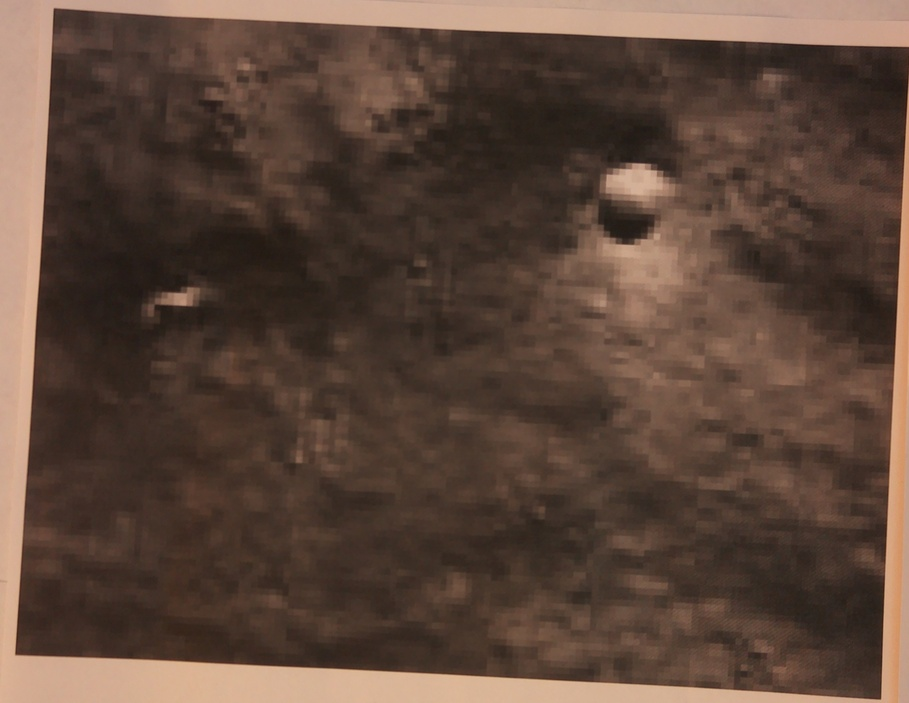
#> input picture src/image1.jpg, 909 x 703 px, shrunk from 2565 x 1985 before the run, found by its file name
$ python QuarkSatGround.py
#> lines starting #> are read from the running program, lines starting #| are printed output that depends on the picture; after the words box and inside, x2 and y2 are one past the last pixel; in counts of white or black regions, pixels touching at a corner belong together
import queue

import cv2
import numpy as np
from concurrent.futures import ThreadPoolExecutor

import threading

inlier_src = None
inlier_dst = None
sift_done_event = threading.Event()
warp_done_event = threading.Event()
histogram_done_event = threading.Event()
initial_homography = None
refined_homography = None
cached_warped_img = None
cached_target_img = None
cached_histmatched_img = None
cached_histtarget_img = None

state_machine = "initial"

# --- Pub/sub for state changes (used by SSE endpoint) ---
_state_subscribers = []
_state_sub_lock = threading.Lock()

# [12 lines left out: functions subscribe_state, unsubscribe_state, not called in this run]

def _notify(msg):
    with _state_sub_lock:
        for q in list(_state_subscribers):
            q.put(msg)

def set_state(new_state):
    global state_machine
    state_machine = new_state
    _notify(new_state)

cv2.setNumThreads(0)  # 0 = use all available cores for OpenCV's internal parallelism

_HAS_XIMGPROC = hasattr(cv2, 'ximgproc')

def _smooth(img):
    if _HAS_XIMGPROC:
        return cv2.ximgproc.guidedFilter(img, img, 4, 750)
    return cv2.bilateralFilter(img, d=9, sigmaColor=75, sigmaSpace=75)

THRESHOLD = 30
KP_EXCLUDE_RADIUS = 0
MIN_COMPONENT_AREA = 500

def convert_to_grayscale(image):
    grey = cv2.cvtColor(image, cv2.COLOR_BGR2GRAY)
    return grey

def refine_alignment(warped_img1, img2, mask, num_levels=3):
    gray1 = cv2.cvtColor(warped_img1, cv2.COLOR_BGR2GRAY).astype(np.float32)
    gray2 = cv2.cvtColor(img2, cv2.COLOR_BGR2GRAY).astype(np.float32)

    # Start from identity; warped_img1 is already roughly aligned
    H_refined = np.eye(3, 3, dtype=np.float32)

    criteria = (cv2.TERM_CRITERIA_EPS | cv2.TERM_CRITERIA_COUNT, 200, 1e-5)

    gray1_pyr = [gray1]
    gray2_pyr = [gray2]
    mask_pyr  = [mask]
    for _ in range(num_levels - 1):
        gray1_pyr.insert(0, cv2.pyrDown(gray1_pyr[0]))
        gray2_pyr.insert(0, cv2.pyrDown(gray2_pyr[0]))
        m = cv2.pyrDown(mask_pyr[0])
        m = (m > 127).astype(np.uint8) * 255  # keep mask binary
        mask_pyr.insert(0, m)

     # Refine from coarsest to finest level
    for level, (g1, g2, m) in enumerate(zip(gray1_pyr, gray2_pyr, mask_pyr)):

        # Properly scale the homography for this pyramid level
        scale = 2 ** (num_levels - 1 - level)
        S = np.array([[1.0/scale, 0, 0], [0, 1.0/scale, 0], [0, 0, 1]], dtype=np.float32)
        S_inv = np.array([[scale, 0, 0], [0, scale, 0], [0, 0, 1]], dtype=np.float32)
        H_scaled = S @ H_refined @ S_inv
        try:
            _, H = cv2.findTransformECC(
                g2, g1,
                H_scaled,
                cv2.MOTION_HOMOGRAPHY,
                criteria,
                m
            )

            # Scale back to full resolution
            H_refined = S_inv @ H @ S

        except cv2.error:
            print("[WARN] ECC did not converge — using unrefined warp")
            continue


    h, w = img2.shape[:2]
    refined_warp = cv2.warpPerspective(warped_img1, H_refined, (w, h), flags=cv2.INTER_LINEAR, borderMode=cv2.BORDER_CONSTANT)
    return refined_warp, H_refined

def compute_homography(src_pts, dst_pts, reproj_threshold=2.0):
    if len(src_pts) < 4:  # Homography requires at least 4 point correspondences
        raise ValueError(f"Not enough matches to compute homography: {len(src_pts)} found, 4 required")

    # Reshape to the format OpenCV expects: (N, 1, 2)
    src_pts = src_pts.reshape(-1, 1, 2)
    dst_pts = dst_pts.reshape(-1, 1, 2)

    # RANSAC filters out outlier matches while estimating the homography matrix
    H, mask = cv2.findHomography(src_pts, dst_pts, cv2.RANSAC, reproj_threshold)

    if H is None:
        raise ValueError("Homography could not be computed; insufficient or degenerate matches")

    inliers = mask.ravel().tolist()
    inlier_count = sum(inliers)

    return H, mask, inlier_count

def sift_features(img1, img2):
    print("Converting images to grayscale...")
    with ThreadPoolExecutor(max_workers=2) as pool:
        f1 = pool.submit(convert_to_grayscale, img1)
        f2 = pool.submit(convert_to_grayscale, img2)
        gray1 = f1.result()
        gray2 = f2.result()

    # Downscale for SIFT — process 4x fewer pixels; SIFT is scale-invariant
    scale_factor = 0.5
    gray1_small = cv2.resize(gray1, None, fx=scale_factor, fy=scale_factor, interpolation=cv2.INTER_AREA)
    gray2_small = cv2.resize(gray2, None, fx=scale_factor, fy=scale_factor, interpolation=cv2.INTER_AREA)

    print("Creating SIFT detector...")
    sift = cv2.SIFT_create(nfeatures=5000)
    print("Detecting keypoints and computing descriptors (parallel)...")
    with ThreadPoolExecutor(max_workers=2) as pool:
        f1 = pool.submit(sift.detectAndCompute, gray1_small, None)
        f2 = pool.submit(sift.detectAndCompute, gray2_small, None)
        kp1, des1 = f1.result()
        kp2, des2 = f2.result()

    if des1 is None or des2 is None:
        raise ValueError("SIFT could not find descriptors in one of the images")

    print("Creating FLANN params...")
    flann_params = dict(algorithm=1, trees=5) # FLANN settings
    print("Creating search params...")
    search_params = dict(checks=50) # Number of checks for FLANN (higher is more accurate but slower)
    print("Creating FLANN matcher...")
    flann = cv2.FlannBasedMatcher(flann_params, search_params)
    print("Matching descriptors with FLANN...")
    matches = flann.knnMatch(des1, des2, k=2)

    # Compare "distance"/difference between the best and second-best matches to filter out good matches

    print("Filtering good matches...")
    good_matches = []
    for m, n in matches:
        if m.distance < 0.5 * n.distance:
            good_matches.append(m)

    # Extract matched keypoints and scale back to full resolution
    print("Extracting matched keypoints...")
    inv_scale = 1.0 / scale_factor
    src_pts = np.float32([kp1[m.queryIdx].pt for m in good_matches]) * inv_scale
    dst_pts = np.float32([kp2[m.trainIdx].pt for m in good_matches]) * inv_scale

    print("Computing homography with RANSAC...")
    set_state("compute_homography_matrix")
    H, ransac_mask, inlier_count = compute_homography(src_pts, dst_pts)
    global initial_homography
    initial_homography = H

    inlier_mask = ransac_mask.ravel().astype(bool)
    global inlier_src, inlier_dst
    inlier_src = src_pts[inlier_mask]  # keypoint locations in img1
    inlier_dst = dst_pts[inlier_mask]  # corresponding locations in img2

    set_state("sift_done_start_homography")
    sift_done_event.set()

    print(f"Homography matrix:\n{H}")
    print(f"Inliers: {inlier_count} / {len(good_matches)}")

    # Warp img1 into the perspective of img2
    print("Warping image 1 to align with image 2...")
    h, w = img2.shape[:2]
    warped_img1 = cv2.warpPerspective(img1, H, (w, h), flags=cv2.INTER_LINEAR, borderMode=cv2.BORDER_CONSTANT)
    return (warped_img1, H, inlier_src, inlier_dst)

from shapely.geometry import Polygon

def match_histograms(source, target, mask):
    """
    Per-channel histogram matching of source to target within the masked region.
    Adjusts the brightness/color of source so its distribution matches target
    where mask is nonzero, compensating for exposure or white-balance differences.
    """
    result = source.copy()
    for c in range(source.shape[2]):
        src_vals = source[mask != 0, c].astype(np.float32)
        tgt_vals = target[mask != 0, c].astype(np.float32)
        if len(src_vals) == 0 or len(tgt_vals) == 0:
            continue
        src_mean, src_std = src_vals.mean(), src_vals.std()
        tgt_mean, tgt_std = tgt_vals.mean(), tgt_vals.std()
        if src_std < 1e-6:
            continue
        adjusted = (source[:, :, c].astype(np.float32) - src_mean) * (tgt_std / src_std) + tgt_mean
        result[:, :, c] = np.clip(adjusted, 0, 255).astype(np.uint8)
    return result

def get_warp_polygon(img1, H, img2_shape):
    h1, w1 = img1.shape[:2]
    h2, w2 = img2_shape[:2]

    # The 4 corners of img1 warped into img2's space
    corners = np.float32([[0,0], [w1,0], [w1,h1], [0,h1]]).reshape(-1,1,2)
    warped_corners = cv2.perspectiveTransform(corners, H).reshape(-1,2)

    # img2's bounding rectangle
    img2_rect = Polygon([(0,0), (w2,0), (w2,h2), (0,h2)])

    # img1's warped footprint
    img1_poly = Polygon(warped_corners)

    # True intersection — corners outside img2 are removed, not moved
    intersection = img2_rect.intersection(img1_poly)

    if intersection.is_empty:
        return np.zeros((h2, w2), dtype=np.uint8)

    # Draw the intersection polygon as a mask
    pts = np.array(intersection.exterior.coords, dtype=np.int32)
    polygon_mask = np.zeros((h2, w2), dtype=np.uint8)
    cv2.fillConvexPoly(polygon_mask, pts, 255)
    kernel = np.ones((3,3), np.uint8)
    polygon_mask = cv2.erode(polygon_mask, kernel, iterations=30) # Erode to remove border artifacts from warping interpolation

    return polygon_mask

def compare_images(img1, img2, intersection_mask, inlier_pts):
    global state_machine
    # [19 lines of commented-out code are left out]
    kp_exclusion = np.ones(img2.shape[:2], dtype=np.uint8) * 255
    for pt in inlier_pts:
        x, y = int(pt[0]), int(pt[1])
        cv2.circle(kp_exclusion, (x, y), radius=KP_EXCLUDE_RADIUS, color=0, thickness=-1)

    # Edge-preserving smoothing (guidedFilter if available, else bilateralFilter)
    with ThreadPoolExecutor(max_workers=2) as pool:
        f1 = pool.submit(_smooth, img1)
        f2 = pool.submit(_smooth, img2)
        img1_blur = f1.result()
        img2_blur = f2.result()
    difference = cv2.absdiff(img1_blur, img2_blur)

    # Zero out the difference in black/invalid regions
    difference[intersection_mask == 0] = 0
    difference[difference <= THRESHOLD] = 0
    diff_mask_df = np.any(difference != 0, axis=2)
    difference[kp_exclusion == 0] = 0
    diff_mask = np.any(difference != 0, axis=2)

    # Morphological opening to remove small noise speckles (JPEG artifacts, interpolation noise)
    morph_kernel = cv2.getStructuringElement(cv2.MORPH_ELLIPSE, (5, 5))
    diff_mask_u8 = diff_mask.astype(np.uint8) * 255
    diff_mask_u8 = cv2.morphologyEx(diff_mask_u8, cv2.MORPH_OPEN, morph_kernel, iterations=2)

    # Remove small connected components below MIN_AREA (vectorized)
    nlabels, labels, stats, _ = cv2.connectedComponentsWithStats(diff_mask_u8, connectivity=8)
    small = np.where(stats[1:, cv2.CC_STAT_AREA] < MIN_COMPONENT_AREA)[0] + 1
    if len(small) > 0:
        diff_mask_u8[np.isin(labels, small)] = 0

    diff_mask = diff_mask_u8 > 0

    if not diff_mask.any():
        print("no new pixels detected")
    else:
        print ("new pixels detected")
        number_of_pixels = np.count_nonzero(diff_mask)
        print(f"Number of new pixels detected: {number_of_pixels}")

    # Build a visualisation: show intersection with differences highlighted red
    vis = img2.copy()  # start with img2 as the base

    # Grey out everything outside the intersection
    vis[intersection_mask == 0] = [50, 50, 50]

    # Paint those pixels red
    vis[diff_mask] = [0, 0, 255]  # BGR — red in OpenCV

    # Paint inlier keypoints green
    for pt in inlier_pts:
        x, y = int(pt[0]), int(pt[1])
        if diff_mask_df[y, x]:  # If this keypoint is in a different pixel, paint it yellow instead of green
            cv2.circle(vis, (x, y), radius=KP_EXCLUDE_RADIUS, color=(0, 255, 255), thickness=-1)  # yellow
        else:
            cv2.circle(vis, (x, y), radius=KP_EXCLUDE_RADIUS, color=(0, 255, 0), thickness=-1)

    return vis

# [4 lines of commented-out code are left out]

# [16 lines left out: function return_keypoint_map, not called in this run]

def main(img1, img2):
    set_state("loading_start")
    warped_img1, homography, _, dst_points = sift_features(img1, img2)
    intersection_mask = get_warp_polygon(img1, homography, img2.shape)

    set_state("refining_alignment")
    _, homography_refined = refine_alignment(warped_img1, img2, intersection_mask)
    H_total = homography_refined @ homography
    global refined_homography
    refined_homography = H_total
    h, w = img2.shape[:2]
    set_state("warping_image")
    warped_img1 = cv2.warpPerspective(img1, H_total, (w, h), flags=cv2.INTER_LINEAR, borderMode=cv2.BORDER_CONSTANT)
    polygon_mask = get_warp_polygon(img1, H_total, img2.shape)  # recompute with refined H

    global cached_warped_img, cached_target_img
    cached_warped_img = warped_img1.copy()
    cached_target_img = img2.copy()
    warp_done_event.set()

    # Normalize warped_img1 brightness/color to match img2 in the overlap region
    set_state("matching_histograms")
    warped_img1 = match_histograms(warped_img1, img2, polygon_mask)
    cv2.imwrite('src/warped_image1.png', warped_img1)

    global cached_histmatched_img, cached_histtarget_img
    cached_histmatched_img = warped_img1.copy()
    cached_histtarget_img = img2.copy()
    set_state("histogram_done")
    histogram_done_event.set()

    set_state("comparing_images")
    print("Comparing images...")
    return compare_images(warped_img1, img2, polygon_mask, dst_points)

if __name__ == "__main__":
    img1 = cv2.imread('src/image1.jpg')
#> img1 is the input picture: shape (703, 909, 3); mean B, G, R 58.4, 70.5, 92.2
    img2 = cv2.imread('src/image2.jpg')
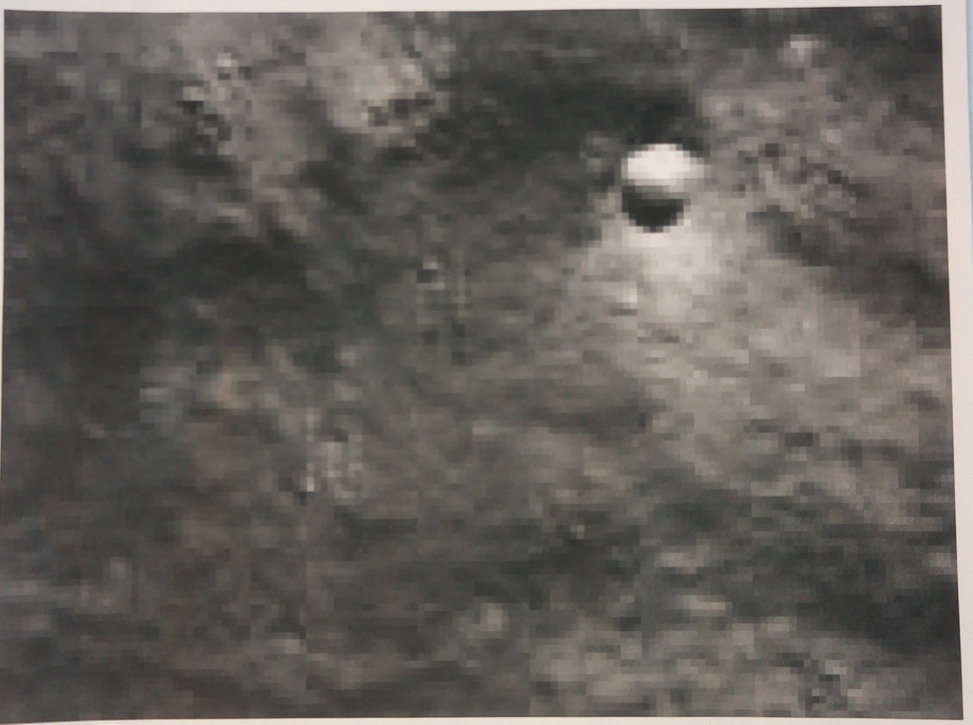
#> input picture src/image2.jpg, 973 x 725 px, shrunk from 2747 x 2046 before the run, found by its file name
#> img2 is the input picture: shape (725, 973, 3); mean B, G, R 89.6, 95, 98.6
    result = main(img1, img2)
#> in convert_to_grayscale, `grey = cv2.cvtColor(image, cv2.COLOR_BGR2GRAY)`:
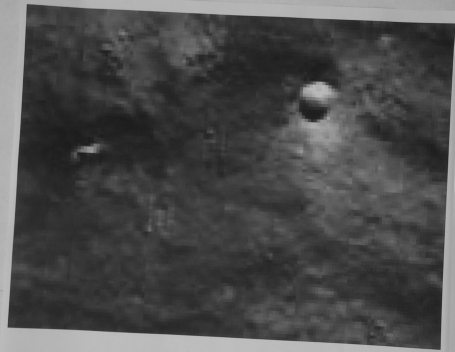
#> grey: shape (703, 909) (shown at 1/2 size); min 27, max 192, mean 75.6
#> in sift_features, `kp1, des1 = f1.result()`: kp1 = 103 keypoints; strongest (x, y, size): (318, 91, 14.5), (314, 112, 13.5), (90, 149, 6.4), (22, 315, 19)
#> in sift_features, `kp2, des2 = f2.result()`: kp2 = 256 keypoints; strongest (x, y, size): (329, 83, 16.2), (327, 105, 14.6), (462, 15, 13.9), (480, 358, 2.7)
#> in sift_features, `matches = flann.knnMatch(des1, des2, k=2)`: matches = 103 matches
#> the loop in sift_features, `for m, n in matches:` made 103 passes
#> after the loop in sift_features, `for m, n in matches:`: good_matches = 50 matches
#> in sift_features, `src_pts = np.float32([kp1[m.queryIdx].pt for m in good_matches]) * inv..`: src_pts = 50 pairs, first value 20.32 to 872.9, second value 17.65 to 649.4
#> in sift_features, `dst_pts = np.float32([kp2[m.trainIdx].pt for m in good_matches]) * inv..`: dst_pts = 50 pairs, first value 192.4 to 959.5, second value 17.95 to 716.1
#> in compute_homography, `src_pts = src_pts.reshape(-1, 1, 2)`: src_pts = 50 rows, first 8: [20.32, 649.4], [43.98, 629.3], [61.28, 17.65], [213, 104.9], [213.2, 93.43], [240.1, 146.2], [241.6, 77.93], [245.4, 66.25]
#> in compute_homography, `dst_pts = dst_pts.reshape(-1, 1, 2)`: dst_pts = 50 rows, first 8: [959.5, 716.1], [959.5, 716.1], [959.5, 716.1], [192.4, 106.2], [192.4, 93.31], [226.4, 149.1], [223.1, 75.3], [225.8, 61.97]
#> in compute_homography, `H, mask = cv2.findHomography(src_pts, dst_pts, cv2.RANSAC, reproj_thre..`: H = [[1.09, 0.0571, -45], [-0.0577, 1.08, 4.86], [3.13e-06, -2.52e-05, 1]]; mask = 50 values, max 1 at index 3, min 0 at index 0, mean 0.9
#> in compute_homography, `inliers = mask.ravel().tolist()`: inliers has the same summary as mask
#> in compute_homography, `inlier_count = sum(inliers)`: inlier_count = 45
#> in sift_features, `H, ransac_mask, inlier_count = compute_homography(src_pts, dst_pts)`: ransac_mask has the same summary as mask in compute_homography
#> in sift_features, `initial_homography = H`: initial_homography has the same summary as H in compute_homography
#> in sift_features, `inlier_src = src_pts[inlier_mask]`: inlier_src = 45 pairs, first value 213 to 864.2, second value 34.59 to 646.5
#> in sift_features, `inlier_dst = dst_pts[inlier_mask]`: inlier_dst = 45 pairs, first value 192.4 to 937.8, second value 17.95 to 667.7
#| Homography matrix:
#| [[ 1.08977922e+00  5.71173928e-02 -4.49973333e+01]
#|  [-5.76979083e-02  1.07743035e+00  4.86235874e+00]
#|  [ 3.13202102e-06 -2.51939733e-05  1.00000000e+00]]
#| Inliers: 45 / 50
#> in main, `warped_img1, homography, _, dst_points = sift_features(img1, img2)`: homography has the same summary as H in compute_homography; dst_points has the same summary as inlier_dst in sift_features
#> in get_warp_polygon, `warped_corners = cv2.perspectiveTransform(corners, H).reshape(-1,2)`: warped_corners = [[-45, 4.86], [942.9, -47.45], [1000.6, 720.6], [-4.93, 776]]
#> in get_warp_polygon, `pts = np.array(intersection.exterior.coords, dtype=np.int32)`: pts = [[46, 0], [0, 2], [0, 725], [920, 725], [973, 722], [973, 352], [946, 0], [46, 0]]
#> after the loop in refine_alignment, `for _ in range(num_levels - 1):`: gray1_pyr = 3 items
#> the loop in refine_alignment, `for level, (g1, g2, m) in enumerate(zip(gray1_pyr, gray2_pyr, mask_pyr..` made 3 passes
#> (scale, S, S_inv, H_scaled) on pass 1: (4, [[0.25, 0, 0], [0, 0.25, 0], [0, 0, 1]], [[4, 0, 0], [0, 4, 0], [0, 0, 1]], [[1, 0, 0], [0, 1, 0], [0, 0, 1]])
#> in main, `_, homography_refined = refine_alignment(warped_img1, img2, intersecti..`: homography_refined = [[0.98, 0.0084, 8.64], [-0.00361, 0.993, 1.72], [-9.21e-06, -2.21e-06, 1]]
#> in main, `H_total = homography_refined @ homography`: H_total = [[1.07, 0.0648, -35.44], [-0.0612, 1.07, 6.71], [-6.77e-06, -2.81e-05, 1]]
#> in main, `refined_homography = H_total`: refined_homography has the same summary as H_total
#> call 2 of get_warp_polygon, with H = array of shape (3, 3), img2_shape = (725, 973, 3)
#> in get_warp_polygon (call 2), `warped_corners = cv2.perspectiveTransform(corners, H).reshape(-1,2)`: warped_corners = [[-35.42, 6.71], [940.8, -49.21], [1006.7, 721.3], [10.34, 773.5]]
#> in get_warp_polygon (call 2), `pts = np.array(intersection.exterior.coords, dtype=np.int32)`: pts = [[81, 0], [0, 4], [0, 600], [7, 725], [935, 725], [973, 723], [973, 327], [945, 0], [81, 0]]
#> in get_warp_polygon (call 2), `polygon_mask = cv2.erode(polygon_mask, kernel, iterations=30)`:
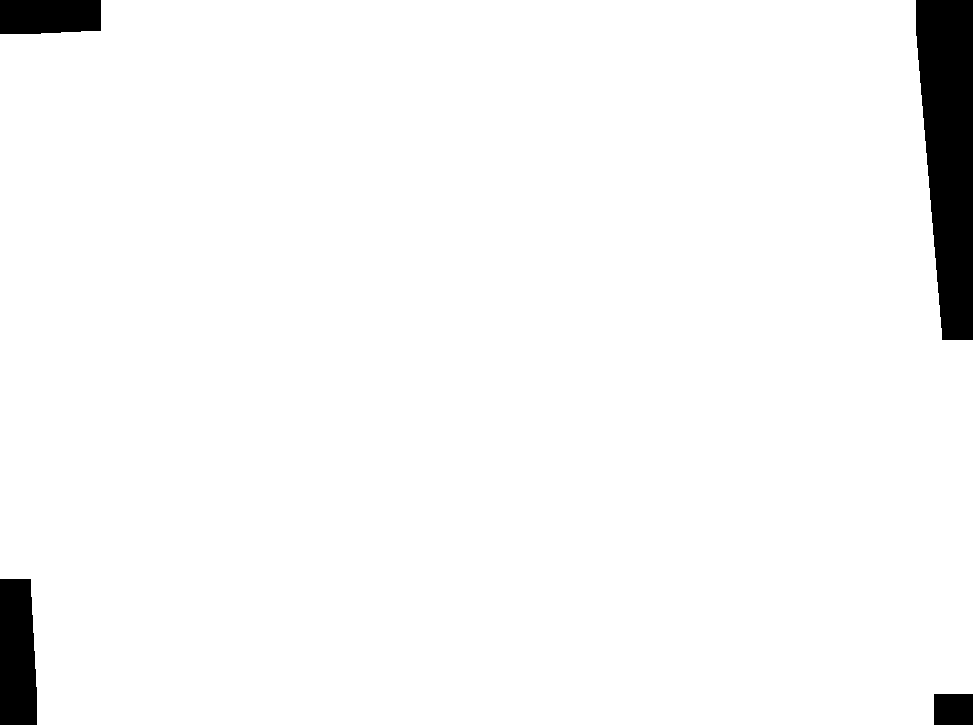
#> polygon_mask: shape (725, 973); 96.5% white; 4 black regions, box (x1, y1, x2, y2) and area: (916, 0, 973, 340) 15280, (0, 579, 37, 725) 5024, (0, 0, 101, 34) 3314, (934, 694, 973, 725) 1209
#> the loop in match_histograms, `for c in range(source.shape[2]):` made 3 passes
#> (src_mean, src_std, tgt_mean, tgt_std) on passes 1 to 3: (50.22, 24.76, 87.93, 32.68), (61.14, 29.13, 93.41, 34.08), (81.09, 35.9, 96.84, 36.62)
#> after the loop in match_histograms, `for c in range(source.shape[2]):`:
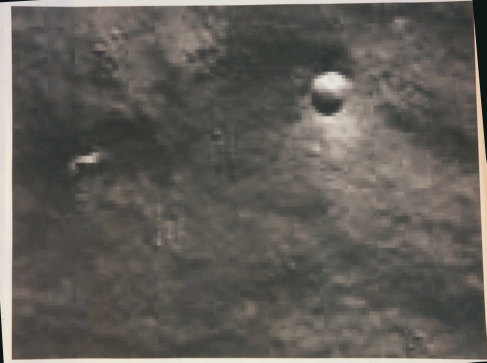
#> result: shape (725, 973, 3) (shown at 1/2 size); mean B, G, R 87.9, 93.4, 96.9
#> the loop in compare_images, `for pt in inlier_pts:` made 45 passes
#> (pt, x, y) on passes 1 to 8: ([192.4, 106.2], 192, 106), ([192.4, 93.31], 192, 93), ([226.4, 149.1], 226, 149), ([223.1, 75.3], 223, 75), ([225.8, 61.97], 225, 61), ([246.5, 71.78], 246, 71), ([309.8, 487], 309, 487), ([330.8, 473.6], 330, 473)
#> in compare_images, `difference = cv2.absdiff(img1_blur, img2_blur)`:
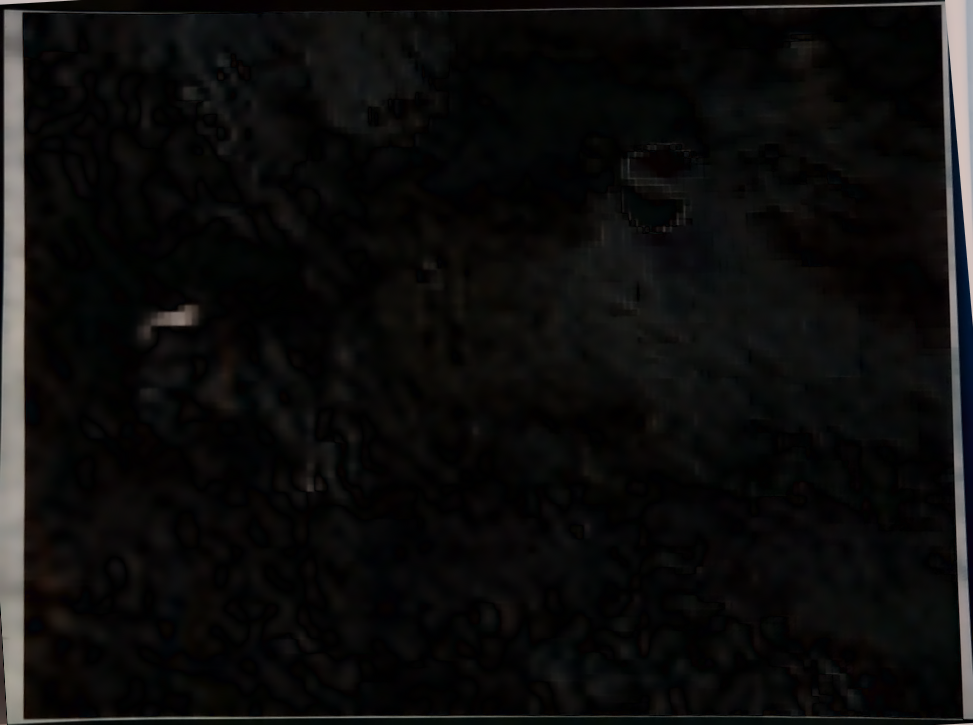
#> difference: shape (725, 973, 3); mean of channels 0, 1, 2 12.3, 12.9, 13.3; drawn as B, G, R
#> (the rest of the program and of its run is left out)
